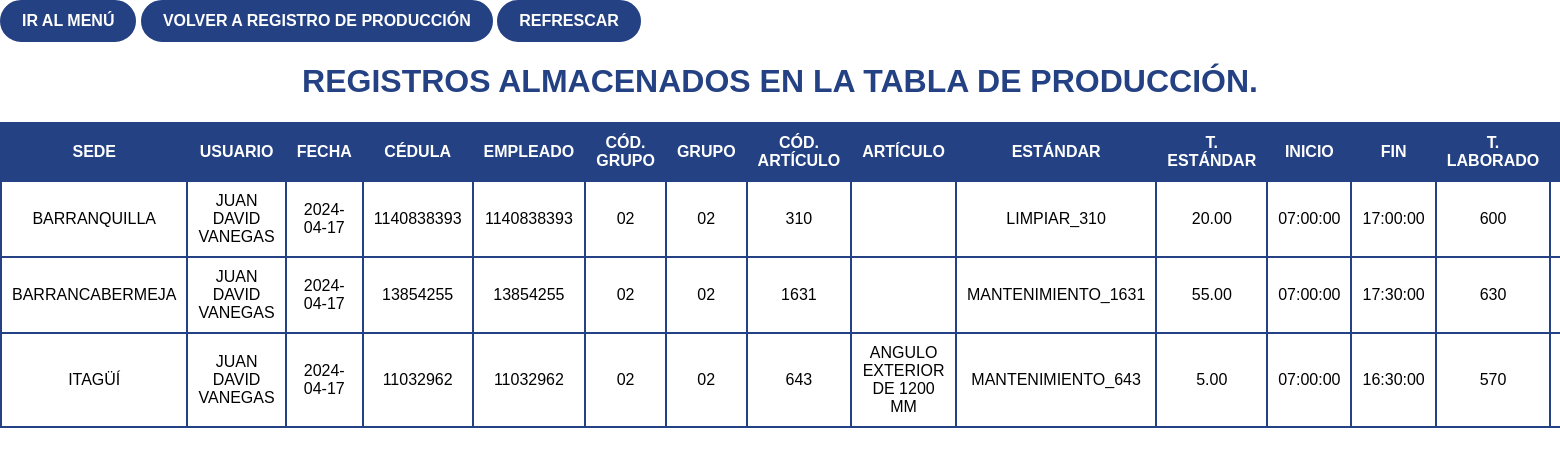
The page /productividad/produccion/tablaProduccion.php (signed in) on the database its author committed.
### tables this page shows
CREATE TABLE `produccion` (
  `id` int(11) NOT NULL,
  `sede` varchar(255) NOT NULL,
  `usuario` varchar(255) NOT NULL,
  `fecha` date NOT NULL,
  `cedula` int(11) NOT NULL,
  `empleado` varchar(255) NOT NULL,
  `cod_grupo` varchar(11) NOT NULL,
  `grupo` varchar(255) NOT NULL,
  `cod_articulo` varchar(11) NOT NULL,
  `articulo` varchar(255) NOT NULL,
  `t_estandar` decimal(11,2) NOT NULL,
  `nombre_estandar` varchar(255) NOT NULL,
  `hora_inicio` time NOT NULL,
  `hora_fin` time NOT NULL,
  `tiempoLaborado` int(11) NOT NULL,
  `descanso1` varchar(5) NOT NULL,
  `descanso2` varchar(5) NOT NULL,
  `almuerzo` varchar(5) NOT NULL,
  `tiempoReal` int(11) NOT NULL,
  `horasExtra` int(11) NOT NULL,
  `eq_disponible` int(11) NOT NULL,
  `eq_taller` int(11) NOT NULL,
  `observaciones` text NOT NULL
);

### productividad/produccion/tablaProduccion.php (the view, shortened to what this page needs)
<?php
$server = "localhost";
$user = "root";
$pass = "";
$db = "datosgenerales";
$conn = new mysqli($server, $user, $pass, $db);
$sql = "SELECT * FROM produccion";
$result = $conn->query($sql);
?>
<!DOCTYPE html>
<html lang="es">
<head>
    <link rel="stylesheet" href="tablaProduccion.css">
</head>
<body>
    <a href="/productividad/menu.php">
        <button>
            IR AL MENÚ
        </button>
    </a>
    <a href="produccion.php"><button type="button">VOLVER A REGISTRO DE PRODUCCIÓN</button></a>
    <a href="tablaProduccion.php"><button type="button">REFRESCAR</button></a>
    <h1>REGISTROS ALMACENADOS EN LA TABLA DE PRODUCCIÓN.</h1>
    <table>
        <tr>
            <th>SEDE</th>
            <th>USUARIO</th>
            <th>FECHA</th>
            <th>CÉDULA</th>
            <th>EMPLEADO</th>
            <th>CÓD. GRUPO</th>
            <th>GRUPO</th>
            <th>CÓD. ARTÍCULO</th>
            <th>ARTÍCULO</th>
            <th>ESTÁNDAR</th>
            <th>T. ESTÁNDAR</th>
            <th>INICIO</th>
            <th>FIN</th>
            <th>T. LABORADO</th>
            <th>DESCANSO 1</th>
        </tr>
        <?php
        if ($result->num_rows > 0) {
            while ($row = $result->fetch_assoc()) {
                echo "<tr>";
                echo "<td>" . $row["sede"] . "</td>";
                echo "<td>" . $row["usuario"] . "</td>";
                echo "<td>" . $row["fecha"] . "</td>";
                echo "<td>" . $row["cedula"] . "</td>";
                echo "<td>" . $row["empleado"] . "</td>";
                echo "<td>" . $row["cod_grupo"] . "</td>";
                echo "<td>" . $row["grupo"] . "</td>";
                echo "<td>" . $row["cod_articulo"] . "</td>";
                echo "<td>" . $row["articulo"] . "</td>";
                echo "<td>" . $row["nombre_estandar"] . "</td>";
                echo "<td>" . $row["t_estandar"] . "</td>";
                echo "<td>" . $row["hora_inicio"] . "</td>";
                echo "<td>" . $row["hora_fin"] . "</td>";
                echo "<td>" . $row["tiempoLaborado"] . "</td>";
                echo "<td>" . $row["descanso1"] . "</td>";
                echo "</tr>";
            }
        } else {
            echo "<tr><td colspan='6'>NO HAY REGISTROS EN LA TABLA.</td></tr>";
        }
        ?>
    </table>
</body>
</html>

### productividad/produccion/tablaProduccion.css (style rules this page uses)
body { background-color: #FFFFFF; color: #000000; font-family: Arial, sans-serif; margin: 0; }
h1, h2 { text-align: center; color: #244183; }
table { width: 100%; border-collapse: collapse; margin-top: 20px; }
th, td { border: 2px solid #244183; padding: 10px; text-align: center; }
th { background-color: #244183; color: #FFFFFF; }
td { background-color: white; }
button, .edit-button { background-color: #244183; color: #FFFFFF; padding: 10px 20px; border: 2px solid #244183; border-radius: 30px; cursor: pointer; font-size: 16px; font-weight: bold; transition: background-color 0.3s, color 0.3s, border-color 0.3s; }
a { text-decoration: none; }

### rows shown on the page
produccion: sede "BARRANQUILLA", usuario "JUAN DAVID VANEGAS", fecha "2024-04-17", cedula "1140838393", empleado "1140838393", cod_grupo "02", grupo "02", cod_articulo "310", nombre_estandar "LIMPIAR_310", t_estandar "20.00", hora_inicio "07:00:00", hora_fin "17:00:00", tiempoLaborado "600"
produccion: sede "BARRANCABERMEJA", usuario "JUAN DAVID VANEGAS", fecha "2024-04-17", cedula "13854255", empleado "13854255", cod_grupo "02", grupo "02", cod_articulo "1631", nombre_estandar "MANTENIMIENTO_1631", t_estandar "55.00", hora_inicio "07:00:00", hora_fin "17:30:00", tiempoLaborado "630"
produccion: sede "ITAGÜÍ", usuario "JUAN DAVID VANEGAS", fecha "2024-04-17", cedula "11032962", empleado "11032962", cod_grupo "02", grupo "02", cod_articulo "643", articulo "ANGULO EXTERIOR DE 1200 MM", nombre_estandar "MANTENIMIENTO_643", t_estandar "5.00", hora_inicio "07:00:00", hora_fin "16:30:00", tiempoLaborado "570"
